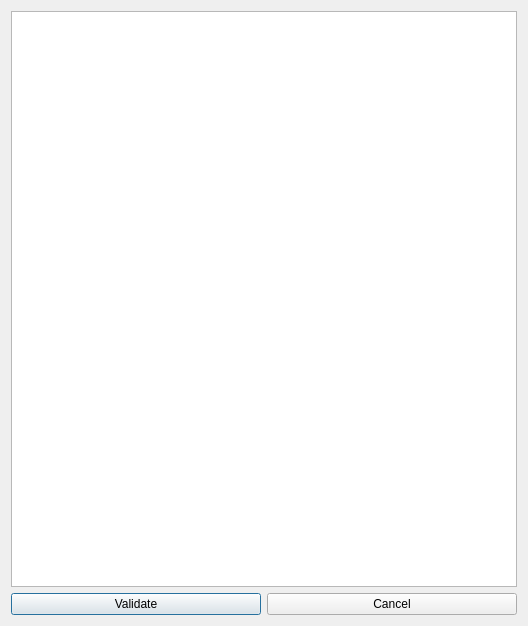
<?xml version="1.0" encoding="UTF-8"?>
<ui version="4.0">
 <class>DlgParam</class>
 <widget class="QDialog" name="DlgParam">
  <property name="geometry">
   <rect>
    <x>0</x>
    <y>0</y>
    <width>528</width>
    <height>626</height>
   </rect>
  </property>
  <property name="windowTitle">
   <string>Dialog</string>
  </property>
  <layout class="QGridLayout" name="gridLayout">
   <item row="0" column="0" colspan="2">
    <widget class="QTextEdit" name="textEdit_param"/>
   </item>
   <item row="1" column="0">
    <widget class="QPushButton" name="pushButton_valider">
     <property name="text">
      <string>Validate</string>
     </property>
    </widget>
   </item>
   <item row="1" column="1">
    <widget class="QPushButton" name="pushButton_annuler">
     <property name="text">
      <string>Cancel</string>
     </property>
    </widget>
   </item>
  </layout>
 </widget>
 <resources/>
 <connections/>
</ui>
